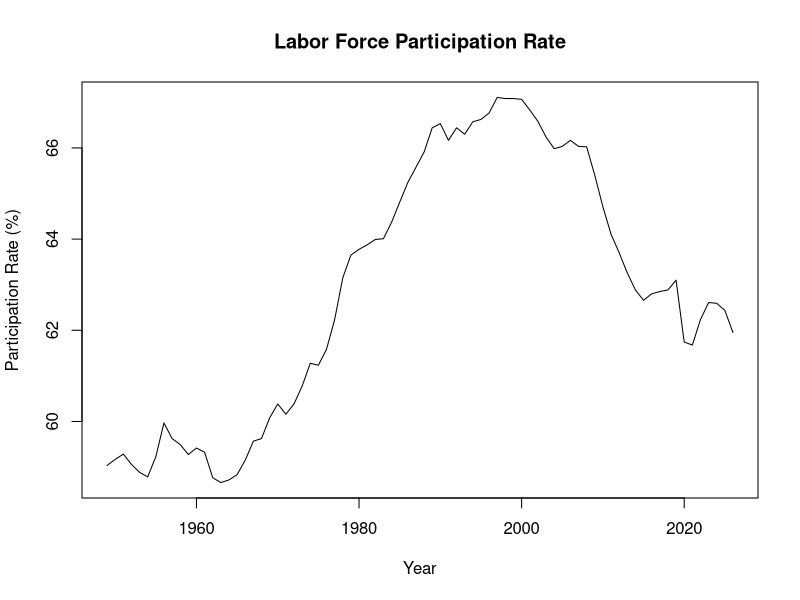
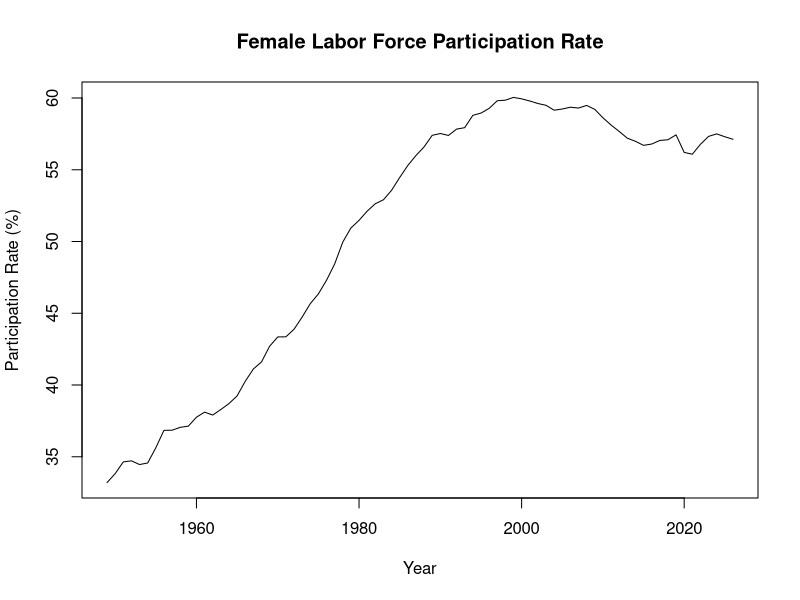

Write the R code that produced these figures, in order.
# Cleaning_LaborForceParticipation.R

library(readxl)
library(stringr)
library(tidyverse)
library(tseries)

# Labor Force Participation from BLS 
# Source: BLS (1948-2026) https://data.bls.gov/dataViewer/view/timeseries/LNS14000000

# Population participation
lfpr_raw <- read_excel(
  "Participation_Rate_Population.xlsx",   # replace with your file name
  skip = 12
)

# Rename columns
names(lfpr_raw) <- c(
  "YEAR",
  "Jan", "Feb", "Mar", "Apr", "May", "Jun",
  "Jul", "Aug", "Sep", "Oct", "Nov", "Dec"
)

# Convert monthly columns to long format
lfpr_long <- lfpr_raw %>%
  pivot_longer(
    cols = Jan:Dec,
    names_to = "MONTH",
    values_to = "lfpr"
  ) %>%
  mutate(
    YEAR = as.numeric(YEAR),
    lfpr = as.numeric(lfpr)
  )

# Annual average LFPR
lfpr_annual <- lfpr_long %>%
  group_by(YEAR) %>%
  summarize(
    lfpr = mean(lfpr, na.rm = TRUE)
  ) %>%
  ungroup() %>%
  arrange(YEAR)

#View(lfpr_annual)

# Plot
plot(
  lfpr_annual$YEAR,
  lfpr_annual$lfpr,
  type = "l",
  main = "Labor Force Participation Rate",
  xlab = "Year",
  ylab = "Participation Rate (%)"
)

# ADF test
adf.test(na.omit(lfpr_annual$lfpr))

# Use difference value
lfpr_annual <- lfpr_annual %>% mutate(
  D_lfpr = c(NA, diff(lfpr))
)

adf.test(na.omit(lfpr_annual$D_lfpr))


# Female force participation

female_lfpr_raw <- read_excel(
  "Participation_Rate_Female.xlsx",
  skip = 13
)

# Rename columns
names(female_lfpr_raw) <- c(
  "YEAR",
  "Jan", "Feb", "Mar", "Apr", "May", "Jun",
  "Jul", "Aug", "Sep", "Oct", "Nov", "Dec"
)

# Convert wide to long
female_lfpr_long <- female_lfpr_raw %>%
  pivot_longer(
    cols = Jan:Dec,
    names_to = "MONTH",
    values_to = "fem_lfpr"
  ) %>%
  mutate(
    YEAR = as.numeric(YEAR),
    fem_lfpr = as.numeric(fem_lfpr)
  )

# Annual averages
female_lfpr_annual <- female_lfpr_long %>%
  group_by(YEAR) %>%
  summarize(
    fem_lfpr = mean(fem_lfpr, na.rm = TRUE)
  ) %>%
  ungroup() %>%
  arrange(YEAR) %>%
  mutate(
    D_fem_lfpr = c(NA, diff(fem_lfpr))
  )

#View(female_lfpr_annual)

# Plot
plot(
  female_lfpr_annual$YEAR,
  female_lfpr_annual$fem_lfpr,
  type = "l",
  main = "Female Labor Force Participation Rate",
  xlab = "Year",
  ylab = "Participation Rate (%)"
)

# ADF tests
adf.test(na.omit(female_lfpr_annual$fem_lfpr))
adf.test(na.omit(female_lfpr_annual$D_fem_lfpr))
